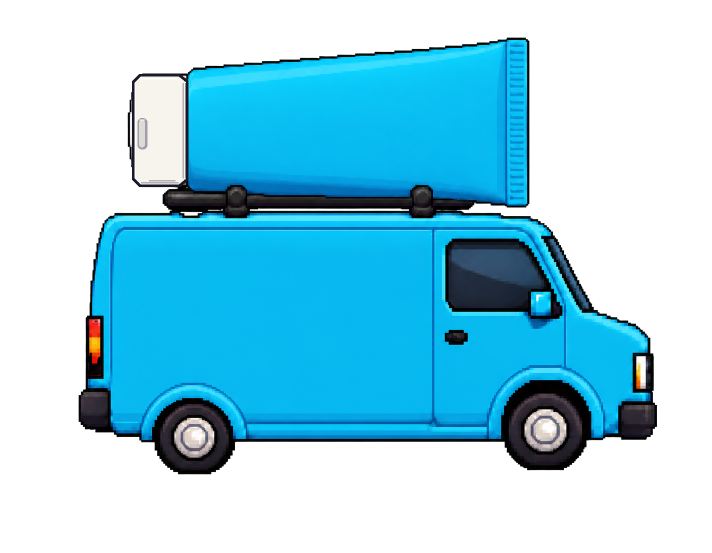
#> input picture visual-references/veh-001-courier-clean-concept-v8-flip-top.png, 1423 x 1105 px (shown at 1/2 size)
$ python build_courier_clean_asset.py
#> lines starting #> are read from the running program, lines starting #| are printed output that depends on the picture
### scripts/build_courier_waterbomb_brand_sprite.py
import hashlib
import json
from pathlib import Path

from PIL import Image, ImageDraw


ROOT = Path(__file__).resolve().parents[1]
MASTER = ROOT / "visual-references/veh-001-courier-waterbomb-brand-concept-v6.png"
OUTPUT = ROOT / "public/assets/game/vehicles/veh-001-courier-waterbomb-brand-static-v4.png"
METADATA = ROOT / "public/assets/game/vehicles/veh-001-courier-waterbomb-brand-static-v4.json"
PREVIEW = ROOT / "visual-references/veh-001-courier-waterbomb-brand-static-v4-preview-4x.png"
GUIDE = ROOT / "visual-references/veh-001-courier-waterbomb-brand-static-v4-guide-4x.png"
COMPARISON = ROOT / "visual-references/veh-001-courier-waterbomb-brand-static-v4-comparison.png"
OLD_RUNTIME = ROOT / "public/assets/game/vehicles/veh-001-courier-master-static-v3.png"
LANE_SCREENSHOTS = {
    "FAR LANE": ROOT / "visual-references/veh-001-courier-waterbomb-brand-static-v4-in-game-far.png",
    "MIDDLE LANE": ROOT / "visual-references/veh-001-courier-waterbomb-brand-static-v4-in-game-middle.png",
    "NEAR LANE": ROOT / "visual-references/veh-001-courier-waterbomb-brand-static-v4-in-game-near.png",
}

CANVAS_SIZE = (208, 160)
CONTENT_MAX_SIZE = (200, 149)
CONTENT_BASELINE_Y = 152
PREVIEW_SCALE = 4
COLLISION = {"x": 16, "y": 76, "width": 176, "height": 68}
ORIGIN = {"x": 104, "y": 152}


def sha256(path: Path) -> str:
    return hashlib.sha256(path.read_bytes()).hexdigest()


def foreground(master: Image.Image) -> Image.Image:
    """Crop only transparent padding; the alpha-master is otherwise immutable."""
    rgba = master.convert("RGBA")
#> rgba is the input picture: PIL image 1423x1105 RGBA; mean R, G, B, A 10.7, 73.8, 93.9, 119.3
    bounds = rgba.getchannel("A").getbbox()
#> bounds = (157, 75, 1315, 949)
    if bounds is None:
        raise ValueError("Master has no visible foreground")
    return rgba.crop(bounds)


def export_runtime() -> Image.Image:
    return render_foreground(foreground(Image.open(MASTER)))


def render_foreground(source: Image.Image) -> Image.Image:
    """Export one fixed-canvas runtime frame from a high-resolution master frame."""
    scale = min(
        CONTENT_MAX_SIZE[0] / source.width,
        CONTENT_MAX_SIZE[1] / source.height,
    )
#> scale = 0.17
    target_size = (
        max(1, round(source.width * scale)),
        max(1, round(source.height * scale)),
    )
#> target_size = (197, 149)

    # The only production resize: immutable alpha-master -> native runtime texture.
    resized = source.resize(target_size, Image.Resampling.NEAREST)
    canvas = Image.new("RGBA", CANVAS_SIZE, (0, 0, 0, 0))
#> canvas: PIL image 208x160 RGBA; every value is 0
    offset_x = (CANVAS_SIZE[0] - target_size[0]) // 2
#> offset_x = 5
    offset_y = CONTENT_BASELINE_Y - target_size[1]
#> offset_y = 3
    canvas.alpha_composite(resized, (offset_x, offset_y))
    return canvas


# [206 lines left out: functions visible_bounds, checkerboard, fit_image, draw_panel, normalised_silhouette, silhouette_overlay and 5 more, not called in this run]


# [2 lines that do not run on import are left out]

### scripts/build_courier_clean_asset.py
import json
from pathlib import Path

from PIL import Image

from build_courier_waterbomb_brand_sprite import (
    CANVAS_SIZE,
    COLLISION,
    ORIGIN,
    ROOT,
    foreground,
    render_foreground,
    sha256,
)


MASTER = ROOT / "visual-references/veh-001-courier-clean-concept-v8-flip-top.png"
STATIC_OUTPUT = ROOT / "public/assets/game/vehicles/veh-001-courier-clean-static-v6.png"
STATIC_METADATA = ROOT / "public/assets/game/vehicles/veh-001-courier-clean-static-v6.json"
DRIVE_OUTPUT = ROOT / "public/assets/game/vehicles/veh-001-courier-clean-drive-v7.png"
DRIVE_METADATA = ROOT / "public/assets/game/vehicles/veh-001-courier-clean-drive-v7.json"
IDLE_OUTPUT = ROOT / "public/assets/game/vehicles/veh-001-courier-clean-intro-idle-v2.png"
IDLE_METADATA = ROOT / "public/assets/game/vehicles/veh-001-courier-clean-intro-idle-v2.json"
STATIC_PREVIEW = ROOT / "visual-references/veh-001-courier-clean-static-v6-preview-4x.png"
DRIVE_PREVIEW = ROOT / "visual-references/veh-001-courier-clean-drive-v7-preview-4x.png"
IDLE_PREVIEW = ROOT / "visual-references/veh-001-courier-clean-intro-idle-v2-preview-4x.png"

FRAME_COUNT = 4
FRAME_RATE = 9
MASTER_TUBE_END_Y = 387
WHEEL_BOXES = ((154, 670, 364, 874), (822, 670, 1031, 874))
HUB_BOXES = ((186, 749, 286, 848), (884, 734, 984, 833))
BODY_BOUNCE_Y = (0, -4, -6, -4)
TUBE_BOUNCE_Y = (0, 0, -6, -6)
PREVIEW_SCALE = 4


def visible_bounds(image: Image.Image) -> dict[str, int]:
    bounds = image.getchannel("A").getbbox()
#> bounds = (5, 3, 202, 152)
    if bounds is None:
        raise ValueError("Courier frame has no visible pixels")
    left, top, right, bottom = bounds
#> left = 5; top = 3; right = 202; bottom = 152
    return {"x": left, "y": top, "width": right - left, "height": bottom - top}


def compose_master_frame(
    source: Image.Image,
    frame_index: int,
    *,
    rotate_hubs: bool,
) -> Image.Image:
    """Build one drive-motion frame, optionally keeping wheel hubs static."""
    if frame_index == 0:
        return source.copy()

    width, height = source.size
    frame = Image.new("RGBA", source.size, (0, 0, 0, 0))
    tube = source.crop((0, 0, width, MASTER_TUBE_END_Y))
    body = source.crop((0, MASTER_TUBE_END_Y, width, height))
    frame.alpha_composite(body, (0, MASTER_TUBE_END_Y + BODY_BOUNCE_Y[frame_index]))
    frame.alpha_composite(tube, (0, TUBE_BOUNCE_Y[frame_index]))

    for wheel_box, hub_box in zip(WHEEL_BOXES, HUB_BOXES, strict=True):
        frame.alpha_composite(source.crop(wheel_box), wheel_box[:2])
        hub = source.crop(hub_box)
        if rotate_hubs:
            rotation = {
                1: Image.Transpose.ROTATE_90,
                2: Image.Transpose.ROTATE_180,
                3: Image.Transpose.ROTATE_270,
            }[frame_index]
            hub = hub.transpose(rotation)
        frame.alpha_composite(hub, hub_box[:2])
    return frame


def save_static_metadata(static: Image.Image) -> None:
    metadata = {
        "id": "VEH-001",
        "version": 6,
        "texture": STATIC_OUTPUT.name,
        "canvas": {"width": static.width, "height": static.height},
        "visibleBounds": visible_bounds(static),
        "runtimeScale": 0.5,
        "origin": {
            "normalizedX": ORIGIN["x"] / static.width,
            "normalizedY": ORIGIN["y"] / static.height,
            "pixelX": ORIGIN["x"],
            "pixelY": ORIGIN["y"],
        },
        "collision": {**COLLISION, "includesRoofProduct": False},
        "production": {
            "designMaster": str(MASTER.relative_to(ROOT)).replace("\\", "/"),
            "designMasterSha256": sha256(MASTER),
            "buildScript": "scripts/build_courier_clean_asset.py",
            "exportMethod": "alpha-bounds crop plus one production resize",
            "assetMode": "high-detail-pixel-style-raster",
            "offlineResizeCount": 1,
            "resizeFilter": "nearest-neighbor",
            "paletteQuantization": False,
            "phaserTextureFilter": "nearest",
            "laneTextureScales": [0.56, 0.61, 0.66],
            "runtimeSha256": sha256(STATIC_OUTPUT),
            "animationFrames": 1,
            "status": "approved-static-master",
        },
    }
    STATIC_METADATA.write_text(json.dumps(metadata, indent=2) + "\n", encoding="utf-8")


def save_drive_metadata(frames: list[Image.Image]) -> None:
    metadata = {
        "id": "VEH-001",
        "version": 7,
        "texture": DRIVE_OUTPUT.name,
        "frame": {"width": CANVAS_SIZE[0], "height": CANVAS_SIZE[1], "count": FRAME_COUNT},
        "frameVisibleBounds": [visible_bounds(frame) for frame in frames],
        "runtimeScale": 0.5,
        "origin": {
            "normalizedX": ORIGIN["x"] / CANVAS_SIZE[0],
            "normalizedY": ORIGIN["y"] / CANVAS_SIZE[1],
            "pixelX": ORIGIN["x"],
            "pixelY": ORIGIN["y"],
        },
        "collision": {**COLLISION, "includesRoofProduct": False},
        "animation": {
            "frameRate": FRAME_RATE,
            "loop": True,
            "firstFrameMatchesApprovedStatic": True,
        },
        "production": {
            "designMaster": str(MASTER.relative_to(ROOT)).replace("\\", "/"),
            "designMasterSha256": sha256(MASTER),
            "approvedStaticTexture": STATIC_OUTPUT.name,
            "approvedStaticRuntimeSha256": sha256(STATIC_OUTPUT),
            "staticRuntimeUsage": "approval anchor only; not an export input",
            "buildScript": "scripts/build_courier_clean_asset.py",
            "exportMethod": "master-component motion transforms plus one production resize per frame",
            "assetMode": "high-detail-pixel-style-raster",
            "offlineResizeCountPerFrame": 1,
            "resizeFilter": "nearest-neighbor",
            "paletteQuantization": False,
            "phaserTextureFilter": "nearest",
            "laneTextureScales": [0.56, 0.61, 0.66],
            "runtimeSha256": sha256(DRIVE_OUTPUT),
            "status": "approved-drive-cycle",
        },
    }
    DRIVE_METADATA.write_text(json.dumps(metadata, indent=2) + "\n", encoding="utf-8")


def save_intro_idle_metadata(frames: list[Image.Image]) -> None:
    metadata = {
        "id": "VEH-001",
        "variant": "intro-idle-no-wheel-rotation",
        "version": 2,
        "texture": IDLE_OUTPUT.name,
        "frame": {"width": CANVAS_SIZE[0], "height": CANVAS_SIZE[1], "count": FRAME_COUNT},
        "frameVisibleBounds": [visible_bounds(frame) for frame in frames],
        "runtimeScale": 0.5,
        "origin": {
            "normalizedX": ORIGIN["x"] / CANVAS_SIZE[0],
            "normalizedY": ORIGIN["y"] / CANVAS_SIZE[1],
            "pixelX": ORIGIN["x"],
            "pixelY": ORIGIN["y"],
        },
        "collision": {**COLLISION, "includesRoofProduct": False},
        "animation": {
            "frameRate": FRAME_RATE,
            "loop": True,
            "bodyAndTubeMotion": "matches-drive-v7",
            "wheelHubs": "frozen-from-approved-static-frame",
            "firstFrameMatchesApprovedStatic": True,
        },
        "production": {
            "designMaster": str(MASTER.relative_to(ROOT)).replace("\\", "/"),
            "designMasterSha256": sha256(MASTER),
            "approvedStaticTexture": STATIC_OUTPUT.name,
            "approvedStaticRuntimeSha256": sha256(STATIC_OUTPUT),
            "buildScript": "scripts/build_courier_clean_asset.py",
            "exportMethod": "master-component drive motion with static source wheel hubs plus one production resize per frame",
            "assetMode": "high-detail-pixel-style-raster",
            "offlineResizeCountPerFrame": 1,
            "resizeFilter": "nearest-neighbor",
            "paletteQuantization": False,
            "phaserTextureFilter": "nearest",
            "runtimeSha256": sha256(IDLE_OUTPUT),
            "status": "produced-intro-idle",
        },
    }
    IDLE_METADATA.write_text(json.dumps(metadata, indent=2) + "\n", encoding="utf-8")


def main() -> None:
    master = foreground(Image.open(MASTER))
    static = render_foreground(master)
    static.save(STATIC_OUTPUT)
    save_static_metadata(static)
    static.resize(
        (static.width * PREVIEW_SCALE, static.height * PREVIEW_SCALE),
        Image.Resampling.NEAREST,
    ).save(STATIC_PREVIEW)
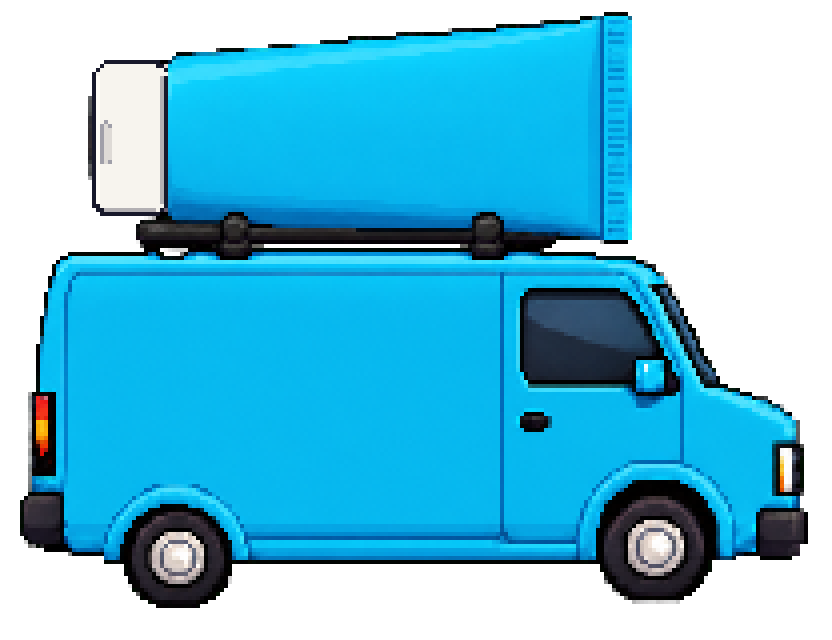
#> saved as veh-001-courier-clean-static-v6-preview-4x.png: PIL image 832x640 RGBA; mean R, G, B, A 14.3, 100.8, 128.5, 163.3; transparent parts drawn white

    frames = [
        render_foreground(
            compose_master_frame(master, frame_index, rotate_hubs=True)
        )
        for frame_index in range(FRAME_COUNT)
    ]
#> call 2 of compose_master_frame, with frame_index = 1, rotate_hubs = True
#> in compose_master_frame (call 2), `width, height = source.size`: width = 1158; height = 874
#> in compose_master_frame (call 2), `frame = Image.new("RGBA", source.size, (0, 0, 0, 0))`: frame: PIL image 1158x874 RGBA; every value is 0
#> in compose_master_frame (call 2), `tube = source.crop((0, 0, width, MASTER_TUBE_END_Y))`:
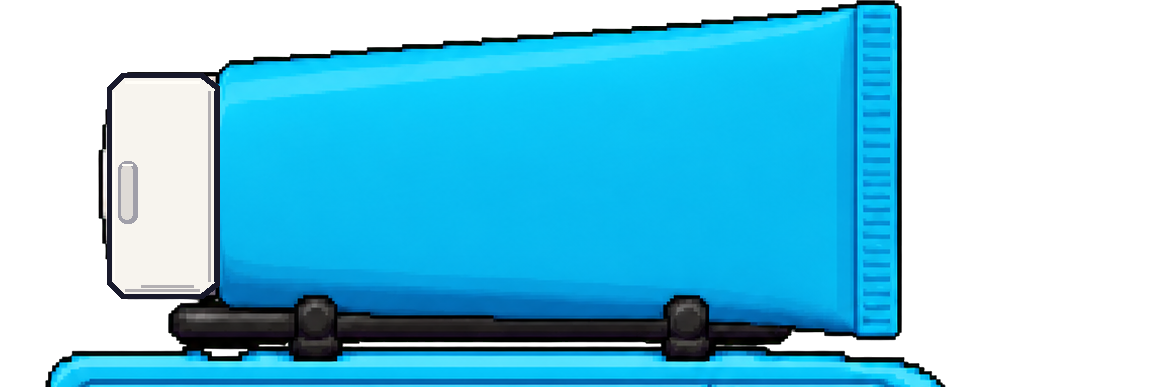
#> tube: PIL image 1158x387 RGBA; mean R, G, B, A 19.8, 102.5, 128, 155.5; transparent parts drawn white
#> in compose_master_frame (call 2), `body = source.crop((0, MASTER_TUBE_END_Y, width, height))`:
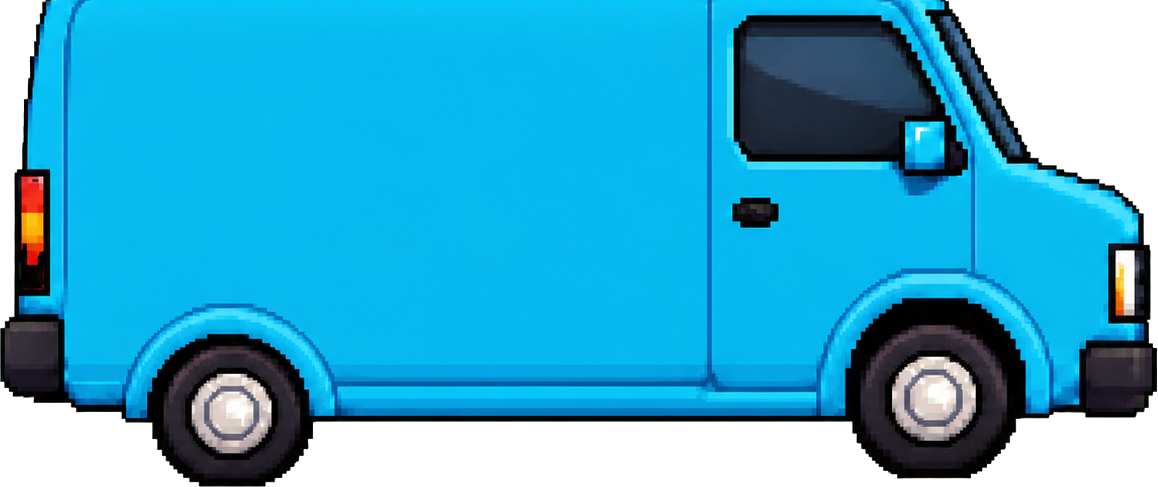
#> body: PIL image 1158x487 RGBA; mean R, G, B, A 14.2, 124.3, 160.2, 209.1; transparent parts drawn white
#> call 4 of compose_master_frame, with frame_index = 3, rotate_hubs = True
#> the loop in compose_master_frame (call 4), `for wheel_box, hub_box in zip(WHEEL_BOXES, HUB_BOXES, strict=True):` made 2 passes
#> pass 1, in compose_master_frame (call 4), `hub = hub.transpose(rotation)`:
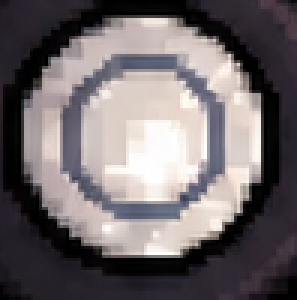
#> hub: PIL image 99x100 RGBA (shown 3 times larger); mean R, G, B, A 112.2, 105.3, 107.6, 255
#> after the loop in compose_master_frame (call 4), `for wheel_box, hub_box in zip(WHEEL_BOXES, HUB_BOXES, strict=True):`:
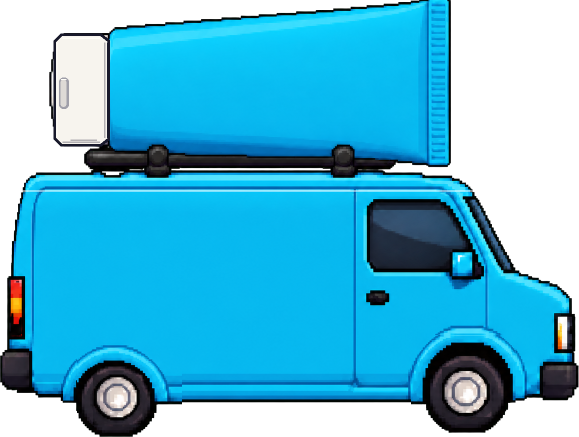
#> frame: PIL image 1158x874 RGBA (shown at 1/2 size); mean R, G, B, A 16.7, 114.9, 146.3, 185.7; transparent parts drawn white
#> in render_foreground (call 5), `canvas.alpha_composite(resized, (offset_x, offset_y))`:
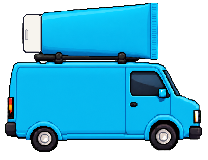
#> canvas: PIL image 208x160 RGBA; mean R, G, B, A 14.4, 101.3, 129.1, 163.9; transparent parts drawn white
#> frames = 4 items
    if frames[0].tobytes() != static.tobytes():
        raise ValueError("Drive frame zero diverges from the clean static runtime")

    sheet = Image.new("RGBA", (CANVAS_SIZE[0] * FRAME_COUNT, CANVAS_SIZE[1]), (0, 0, 0, 0))
#> sheet: PIL image 832x160 RGBA; every value is 0
    for frame_index, frame in enumerate(frames):
        sheet.alpha_composite(frame, (CANVAS_SIZE[0] * frame_index, 0))
#> this loop made 4 passes
    sheet.save(DRIVE_OUTPUT)
    save_drive_metadata(frames)
    sheet.resize(
        (sheet.width * PREVIEW_SCALE, sheet.height * PREVIEW_SCALE),
        Image.Resampling.NEAREST,
    ).save(DRIVE_PREVIEW)

    idle_frames = [
        render_foreground(
            compose_master_frame(master, frame_index, rotate_hubs=False)
        )
        for frame_index in range(FRAME_COUNT)
    ]
#> idle_frames = 4 items
    if idle_frames[0].tobytes() != static.tobytes():
        raise ValueError("Intro idle frame zero diverges from the clean static runtime")

    idle_sheet = Image.new(
        "RGBA",
        (CANVAS_SIZE[0] * FRAME_COUNT, CANVAS_SIZE[1]),
        (0, 0, 0, 0),
    )
    for frame_index, frame in enumerate(idle_frames):
        idle_sheet.alpha_composite(frame, (CANVAS_SIZE[0] * frame_index, 0))
    idle_sheet.save(IDLE_OUTPUT)
    save_intro_idle_metadata(idle_frames)
    idle_sheet.resize(
        (idle_sheet.width * PREVIEW_SCALE, idle_sheet.height * PREVIEW_SCALE),
        Image.Resampling.NEAREST,
    ).save(IDLE_PREVIEW)
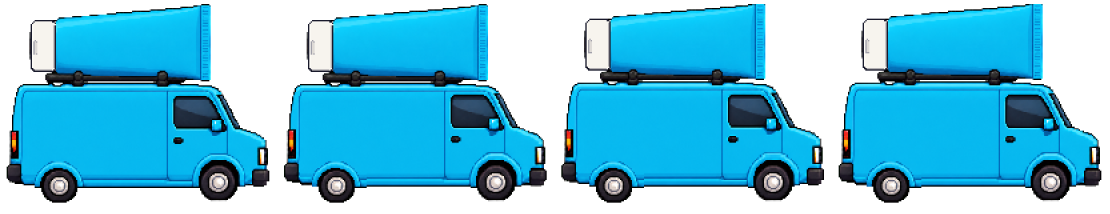
#> saved as veh-001-courier-clean-intro-idle-v2-preview-4x.png: PIL image 3328x640 RGBA (shown at 1/3 size); mean R, G, B, A 14.4, 100.9, 128.6, 163.4; transparent parts drawn white


if __name__ == "__main__":
    main()
